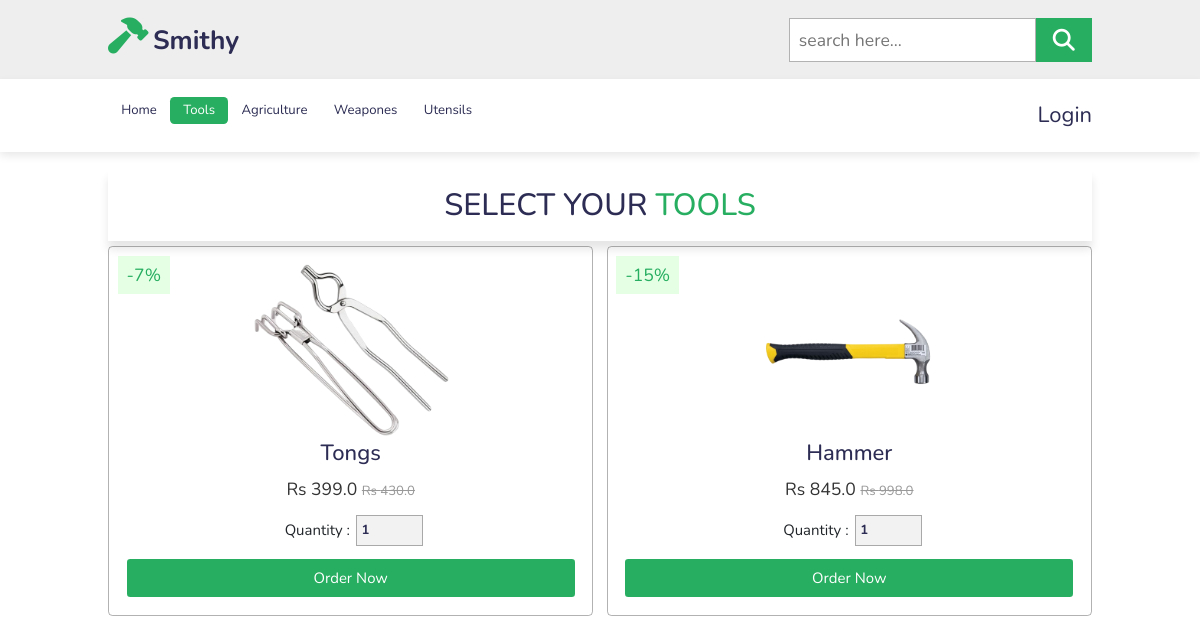
/tools/, run on the app's committed database.
### shop/models.py (models this page shows, shortened)
class Product(models.Model):
    title = models.CharField(max_length=100)
    selling_price = models.FloatField()
    discounted_price = models.FloatField()
    percentage = models.IntegerField()
    description = models.TextField()
    category = models.CharField(choices=CATEGORY_CHOICES, max_length=1)
    product_image = models.ImageField(upload_to='static/image/')
    @property
    def percentage(self):
        return int(((self.selling_price - self.discounted_price) * 100)/self.selling_price)

### shop/views.py (the view)
# urls.py: path('tools/', views.tools, name='tools'),
def tools(request):
    productData = Product.objects.filter(category='T')
    data = {
        'productData' : productData
    }
    return render(request, 'shop/tools.html', data)

### shop/templates/shop/tools.html
{% extends 'base.html' %}
{% load static %}
{% block content %}
<section class="product" id="product">
    <h1 class="heading">Select Your <span>Tools</span></h1>
    <div class="box-container">
        {% for n in productData %}
        <div class="box">
            <span class="discount">-{{n.percentage}}%</span>
            <img src="/{{n.product_image}}" alt="image">
            <h3>{{n.title}}</h3>
            <div class="price"> Rs {{n.discounted_price}} <span> Rs {{n.selling_price}} </span> </div>
            <div class="quantity">
                <span>quantity : </span>
                <input type="number" min="1" max="1000" value="1">
            </div>
            <a href="{% url 'shop:product_details' n.id %}" class="btn">Order Now</a>
        </div>
        {% endfor %}
    </div>
</section>
{% endblock %}

### shop/static/shop/style.css (style rules this page uses)
:root { --green: #27ae60; --black: #2c2c54; }
* { font-family: 'Nunito', sans-serif; margin: 0; padding: 0; box-sizing: border-box; outline: none; border: none; text-decoration: none; text-transform: capitalize; transition: all .2s linear; }
html { font-size: 62.5%; overflow-x: hidden; scroll-padding-top: 6.5rem; scroll-behavior: smooth; }
a { text-decoration: none; }
section { padding: 2rem 9%; }
.btn { display: inline-block; margin-top: 1rem; background: var(--green); color: #fff; padding: .8rem 3rem; font-size: 1.7rem; text-align: center; cursor: pointer; }
.heading { text-align: center; color: var(--black); text-transform: uppercase; padding: 1rem; font-size: 3.5rem; padding-bottom: 2rem; }
.heading span { color: var(--green); text-transform: uppercase; }
.product .box-container { display: flex; flex-wrap: wrap; gap: 1.5rem; }
.product .box-container .box { flex: 1 1 30rem; text-align: center; padding: 2rem; border: .1rem solid rgba(0, 0, 0, .3); border-radius: .5rem; overflow: hidden; position: relative; }
.product .box-container .box img { height: 20rem; }
.product .box-container .box .discount { position: absolute; top: 1rem; left: 1rem; background: rgba(0, 255, 0, .1); color: var(--green); padding: .7rem 1rem; font-size: 2rem; }
.product .box-container .box h3 { color: var(--black); font-size: 2.5rem; }
.product .box-container .box .price { font-size: 2rem; color: #333; padding: .5rem 0; }
.product .box-container .box .price span { font-size: 1.5rem; color: #999; text-decoration: line-through; }
.product .box-container .box .quantity { display: flex; align-items: center; justify-content: center; padding-top: 1rem; padding-bottom: .5rem; }
.product .box-container .box .quantity span { padding: 0 .7rem; font-size: 1.7rem; }
.product .box-container .box .quantity input { border: .1rem solid rgba(0, 0, 0, .3); font-size: 1.5rem; font-weight: bolder; color: var(--black); padding: .5rem; background: rgba(0, 0, 0, .05); }
.product .box-container .box .btn { display: block; }
@media (max-width:1200px) { html { font-size: 55%; } }

### shop/static/shop/cart.css (style rules this page uses)
:root { --green: #27ae60; --black: #2c2c54; }
.btn { background-color: #27ae60; }
* { font-family: 'Nunito', sans-serif; margin: 0; padding: 0; box-sizing: border-box; outline: none; border: none; text-decoration: none; text-transform: capitalize; transition: all .2s linear; }
html { font-size: 62.5%; overflow-x: hidden; scroll-padding-top: 6.5rem; scroll-behavior: smooth; }
.heading { padding: 2rem; box-shadow: 0 1rem 1rem rgba(0, 0, 0, .1); text-align: center; color: var(--black); font-size: 3.5rem; }
.heading span { position: relative; color: var(--green); }
.quantity { display: flex; }
.quantity span { display: flex; align-items: center; justify-content: center; padding-top: 1rem; font-size: 1.8rem; padding: 0 .7rem; }
.quantity input { border: .1rem solid rgba(0, 0, 0, .3); font-size: 1.8rem; font-weight: bolder; color: var(--black); padding: .5rem; background: rgba(0, 255, 0, .1); }
@media (max-width:1200px) { html { font-size: 55%; } }

### data on the page
Product: percentage "7", product_image (picture), title "Tongs", discounted_price "399.0", selling_price "430.0"
Product: percentage "15", product_image (picture), title "Hammer", discounted_price "845.0", selling_price "998.0"
